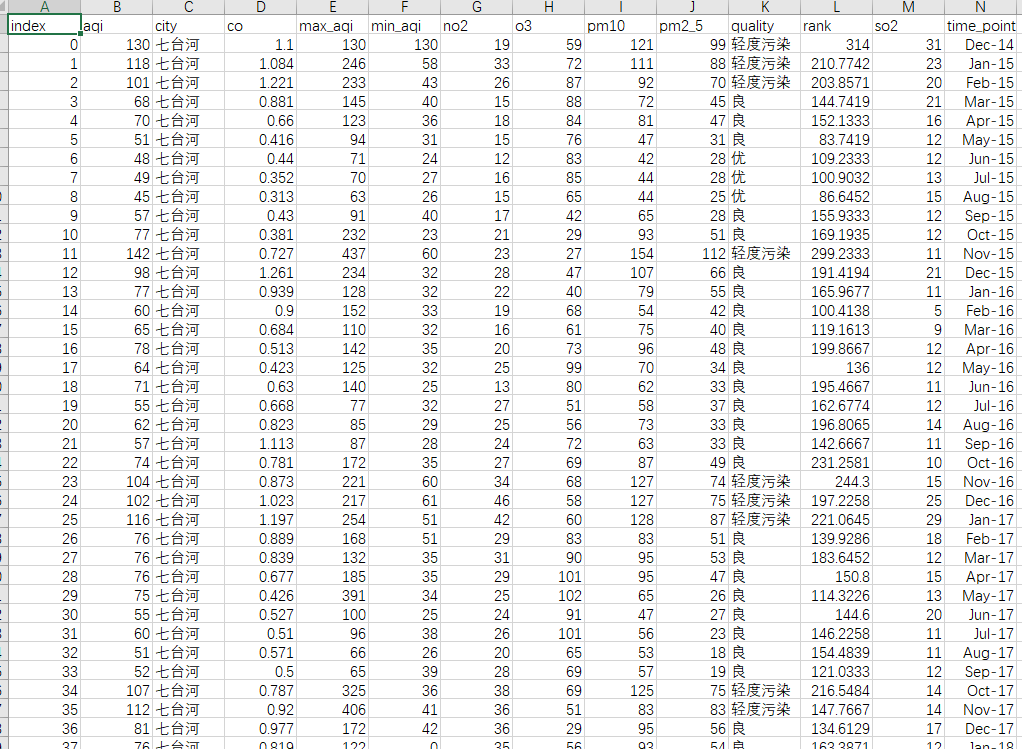
#> input picture 爬取指定城市空气质量检测数据/example.png, 1022 x 749 px
$ python -i localOcr.py   (imports and definitions only)
#> lines starting #> are read from the running program, lines starting #| are printed output that depends on the picture
import re

import pytesseract
from PIL import Image


# 二值化处理
def two_value(filename):

#> called with filename = '../爬取指定城市空气质量检测数据/example.png'
    image = Image.open(filename)
#> image is the input picture: PIL image 1022x749 RGB; mean R, G, B 239.3, 239.5, 239.5
    # 灰度图
    lim = image.convert('L')
    # 灰度阈值设为165，低于这个值的点全部填白色
    threshold = 165
    table = []

    for j in range(256):
        if j < threshold:
            table.append(0)
        else:
            table.append(1)

    bim = lim.point(table, '1')
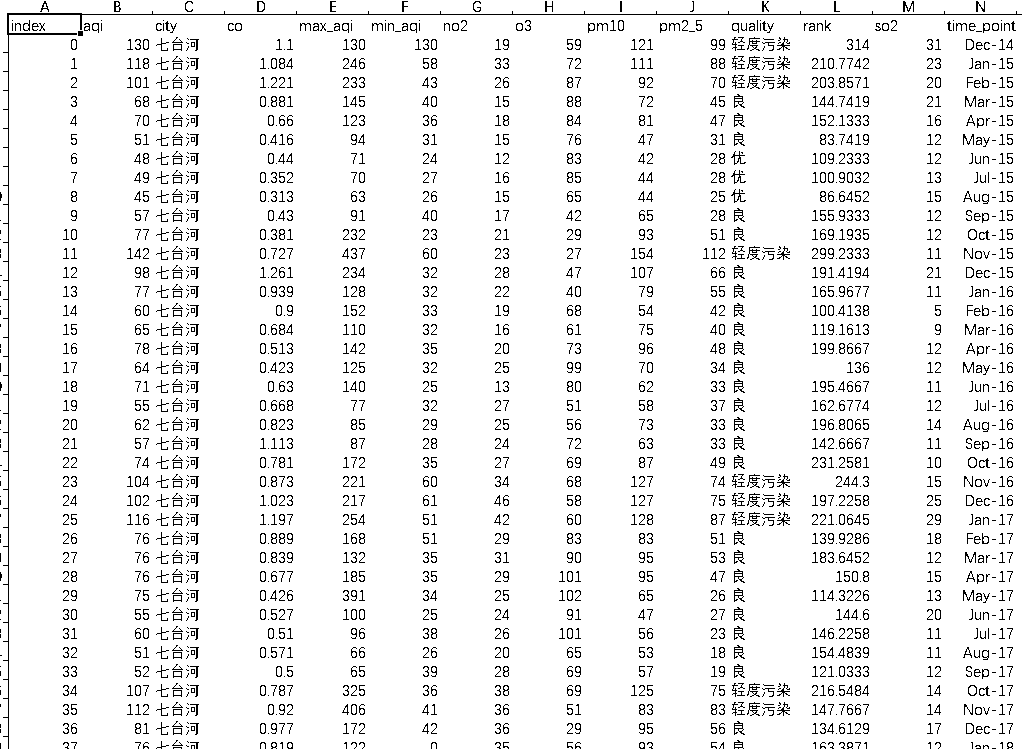
#> bim: PIL image 1022x749 1; 94% white; black in thin lines or dots
    bim.save(filename)


# [46 lines left out: functions add, sub, mul, not called in this run]


def get_num(filename):
    two_value(filename)
    image = Image.open(filename)
#> (the run stopped early here; a loop or call above may not have finished)
